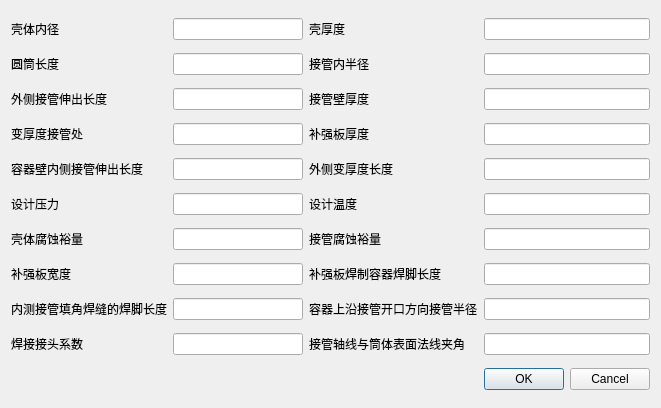
<?xml version="1.0" encoding="UTF-8"?>
<ui version="4.0">
 <class>Dialog</class>
 <widget class="QDialog" name="Dialog">
  <property name="geometry">
   <rect>
    <x>0</x>
    <y>0</y>
    <width>661</width>
    <height>408</height>
   </rect>
  </property>
  <property name="windowTitle">
   <string>Dialog</string>
  </property>
  <layout class="QGridLayout" name="gridLayout">
   <item row="3" column="0">
    <widget class="QLabel" name="label_7">
     <property name="text">
      <string>变厚度接管处</string>
     </property>
    </widget>
   </item>
   <item row="2" column="1">
    <widget class="QLineEdit" name="lineEdit_5"/>
   </item>
   <item row="5" column="2">
    <widget class="QLabel" name="label_12">
     <property name="text">
      <string>设计温度</string>
     </property>
    </widget>
   </item>
   <item row="4" column="1">
    <widget class="QLineEdit" name="lineEdit_9"/>
   </item>
   <item row="2" column="0">
    <widget class="QLabel" name="label_5">
     <property name="text">
      <string>外侧接管伸出长度</string>
     </property>
    </widget>
   </item>
   <item row="7" column="4">
    <widget class="QLineEdit" name="lineEdit_16"/>
   </item>
   <item row="7" column="0">
    <widget class="QLabel" name="label_15">
     <property name="text">
      <string>补强板宽度</string>
     </property>
    </widget>
   </item>
   <item row="0" column="0">
    <widget class="QLabel" name="label">
     <property name="text">
      <string>壳体内径</string>
     </property>
    </widget>
   </item>
   <item row="1" column="0">
    <widget class="QLabel" name="label_3">
     <property name="text">
      <string>圆筒长度</string>
     </property>
    </widget>
   </item>
   <item row="6" column="2">
    <widget class="QLabel" name="label_14">
     <property name="text">
      <string>接管腐蚀裕量</string>
     </property>
    </widget>
   </item>
   <item row="7" column="2">
    <widget class="QLabel" name="label_16">
     <property name="text">
      <string>补强板焊制容器焊脚长度</string>
     </property>
    </widget>
   </item>
   <item row="3" column="2">
    <widget class="QLabel" name="label_8">
     <property name="text">
      <string>补强板厚度</string>
     </property>
    </widget>
   </item>
   <item row="8" column="4">
    <widget class="QLineEdit" name="lineEdit_18"/>
   </item>
   <item row="3" column="1">
    <widget class="QLineEdit" name="lineEdit_7"/>
   </item>
   <item row="3" column="4">
    <widget class="QLineEdit" name="lineEdit_8"/>
   </item>
   <item row="5" column="4">
    <widget class="QLineEdit" name="lineEdit_12"/>
   </item>
   <item row="6" column="1">
    <widget class="QLineEdit" name="lineEdit_13"/>
   </item>
   <item row="8" column="1">
    <widget class="QLineEdit" name="lineEdit_17"/>
   </item>
   <item row="6" column="0">
    <widget class="QLabel" name="label_13">
     <property name="text">
      <string>壳体腐蚀裕量</string>
     </property>
    </widget>
   </item>
   <item row="5" column="1">
    <widget class="QLineEdit" name="lineEdit_11"/>
   </item>
   <item row="10" column="4">
    <widget class="QDialogButtonBox" name="buttonBox">
     <property name="orientation">
      <enum>Qt::Horizontal</enum>
     </property>
     <property name="standardButtons">
      <set>QDialogButtonBox::Cancel|QDialogButtonBox::Ok</set>
     </property>
    </widget>
   </item>
   <item row="8" column="2">
    <widget class="QLabel" name="label_18">
     <property name="text">
      <string>容器上沿接管开口方向接管半径</string>
     </property>
    </widget>
   </item>
   <item row="2" column="4">
    <widget class="QLineEdit" name="lineEdit_6"/>
   </item>
   <item row="1" column="2">
    <widget class="QLabel" name="label_4">
     <property name="text">
      <string>接管内半径</string>
     </property>
    </widget>
   </item>
   <item row="7" column="1">
    <widget class="QLineEdit" name="lineEdit_15"/>
   </item>
   <item row="0" column="2">
    <widget class="QLabel" name="label_2">
     <property name="text">
      <string>壳厚度</string>
     </property>
    </widget>
   </item>
   <item row="0" column="1">
    <widget class="QLineEdit" name="lineEdit"/>
   </item>
   <item row="4" column="4">
    <widget class="QLineEdit" name="lineEdit_10"/>
   </item>
   <item row="8" column="0">
    <widget class="QLabel" name="label_17">
     <property name="text">
      <string>内测接管填角焊缝的焊脚长度</string>
     </property>
    </widget>
   </item>
   <item row="4" column="0">
    <widget class="QLabel" name="label_9">
     <property name="text">
      <string>容器壁内侧接管伸出长度</string>
     </property>
    </widget>
   </item>
   <item row="1" column="1">
    <widget class="QLineEdit" name="lineEdit_3"/>
   </item>
   <item row="4" column="2">
    <widget class="QLabel" name="label_10">
     <property name="text">
      <string>外侧变厚度长度</string>
     </property>
    </widget>
   </item>
   <item row="2" column="2">
    <widget class="QLabel" name="label_6">
     <property name="text">
      <string>接管壁厚度</string>
     </property>
    </widget>
   </item>
   <item row="1" column="4">
    <widget class="QLineEdit" name="lineEdit_4"/>
   </item>
   <item row="0" column="4">
    <widget class="QLineEdit" name="lineEdit_2"/>
   </item>
   <item row="6" column="4">
    <widget class="QLineEdit" name="lineEdit_14"/>
   </item>
   <item row="5" column="0">
    <widget class="QLabel" name="label_11">
     <property name="text">
      <string>设计压力</string>
     </property>
    </widget>
   </item>
   <item row="9" column="0">
    <widget class="QLabel" name="label_19">
     <property name="text">
      <string>焊接接头系数</string>
     </property>
    </widget>
   </item>
   <item row="9" column="1">
    <widget class="QLineEdit" name="lineEdit_19"/>
   </item>
   <item row="9" column="2">
    <widget class="QLabel" name="label_20">
     <property name="text">
      <string>接管轴线与筒体表面法线夹角</string>
     </property>
    </widget>
   </item>
   <item row="9" column="4">
    <widget class="QLineEdit" name="lineEdit_20"/>
   </item>
  </layout>
 </widget>
 <resources/>
 <connections>
  <connection>
   <sender>buttonBox</sender>
   <signal>accepted()</signal>
   <receiver>Dialog</receiver>
   <slot>accept()</slot>
   <hints>
    <hint type="sourcelabel">
     <x>248</x>
     <y>254</y>
    </hint>
    <hint type="destinationlabel">
     <x>157</x>
     <y>274</y>
    </hint>
   </hints>
  </connection>
  <connection>
   <sender>buttonBox</sender>
   <signal>rejected()</signal>
   <receiver>Dialog</receiver>
   <slot>reject()</slot>
   <hints>
    <hint type="sourcelabel">
     <x>316</x>
     <y>260</y>
    </hint>
    <hint type="destinationlabel">
     <x>286</x>
     <y>274</y>
    </hint>
   </hints>
  </connection>
 </connections>
</ui>
